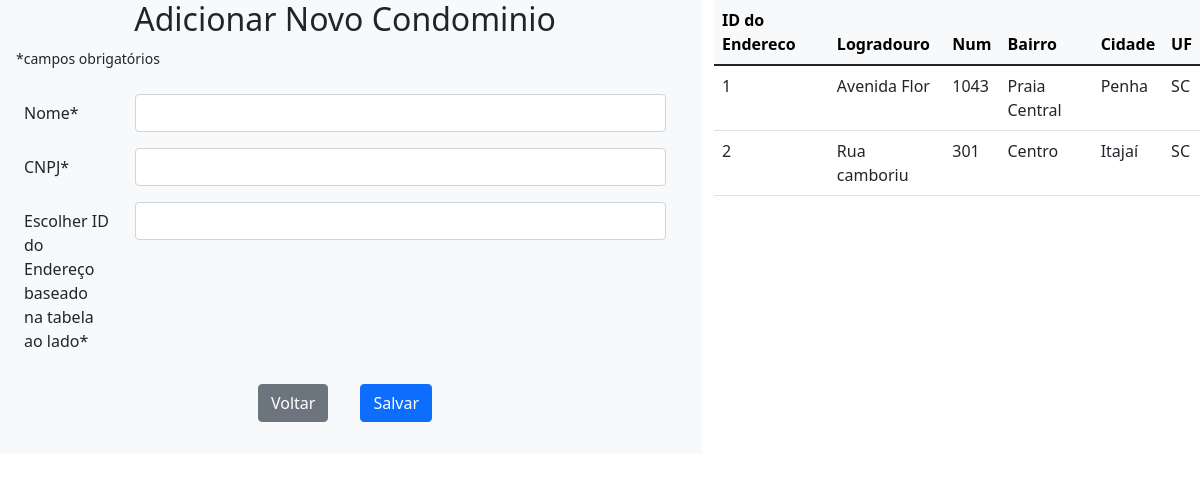
Screenshot of /T5_back/condominio/adicionar.php with the database file from the repository.
### tables this page shows
CREATE TABLE IF NOT EXISTS `Endereco` (
  `id` INT NOT NULL AUTO_INCREMENT COMMENT 'Codigo do endereço\n',
  `logradouro` VARCHAR(150) NULL COMMENT 'Rua do endereço\n',
  `numero` SMALLINT NULL COMMENT 'Numero do endereço\n',
  `bairro` VARCHAR(50) NULL COMMENT 'Bairro do endereço\n',
  `Cidade_id` INT NOT NULL COMMENT 'Código da cidade do endereço\n',
  PRIMARY KEY (`id`),
  INDEX `fk_Endereco_Cidade1_idx` (`Cidade_id` ASC) VISIBLE,
  CONSTRAINT `fk_Endereco_Cidade1`
    FOREIGN KEY (`Cidade_id`)
    REFERENCES `Cidade` (`id`)
    ON DELETE NO ACTION
    ON UPDATE NO ACTION);

CREATE TABLE IF NOT EXISTS `Cidade` (
  `id` INT NOT NULL AUTO_INCREMENT COMMENT 'Código da cidade\n',
  `nome` VARCHAR(50) NOT NULL COMMENT 'Nome da cidade\n',
  `uf` VARCHAR(2) NOT NULL COMMENT 'UF da cidade\n',
  PRIMARY KEY (`id`));

### T5_back/condominio/adicionar.php (the view, shortened to what this page needs)
<!DOCTYPE html>
<?php include('../connect.php'); ?>
<html>
<head>
    <link href="../../css/normalize.css" rel="stylesheet">
    <link href="../../css/bootstrap.min.css" rel="stylesheet">
</head>
<body>
    <div class="row">
        <div class="col-lg-7 bg-light">
                <h2 class="text-center">Adicionar Novo Condominio</h2>
                <small class="ms-3">*campos obrigatórios</small>
            <form class="m-3" action="adicionar_controller.php" method="post">
                <div class="row p-2">
                    <label class="col-2 col-form-label" for="nome">Nome*</label>
                    <div class="col-10">
                        <input class="form-control" type="text" name="nome" id="nome" required="true" maxlength="100" />
                    </div>
                </div>
                <div class="row p-2">
                    <label class="col-2 col-form-label" for="cnpj">CNPJ*</label>
                    <div class="col-10">
                        <input class="form-control" type="text" name="cnpj" id="cnpj" required="true" maxlength="18" />
                    </div>
                </div>
                <div class="row p-2">
                    <label class="col-2 col-form-label" for="senha">Escolher ID do Endereço baseado na tabela ao lado*</label>
                    <div class="col-10">
                        <input class="form-control" type="text" name="idEndereco" id="idEndereco" required="true" maxlength="10" />
                    </div>
                </div>
                <div class="d-flex justify-content-center">
                    <button class="btn btn-secondary m-3" type="button" onclick="location.href='../../index.php'">Voltar</button>
                    <button class="btn btn-primary m-3" type="submit">Salvar</button>
                </div>
            </form>
        </div>
        <div class="col-lg-5">
            <table class="table table-hover">
                <thead class="table-light">
                    <tr>
                        <th scope="col">ID do Endereco</th>
                        <th scope="col">Logradouro</th>
                        <th scope="col">Num</th>
                        <th scope="col">Bairro</th>
                        <th scope="col">Cidade</th>
                        <th scope="col">UF</th>
                    </tr>
                </thead>
                <tbody>
                    <?php
                    $sql = "SELECT endereco.id AS idEnd, endereco.logradouro, endereco.numero, endereco.bairro, cidade.nome, cidade.uf FROM endereco
            INNER JOIN cidade ON cidade.id=Endereco.Cidade_id";
                    if ($result = $mysqli->query($sql)) {
                        while ($row = $result->fetch_assoc()) {
                            echo "<tr>";
                            echo "<td>" . $row['idEnd'] . "</td>";
                            echo "<td>" . $row['logradouro'] . "</td>";
                            echo "<td>" . $row['numero'] . "</td>";
                            echo "<td>" . $row['bairro'] . "</td>";
                            echo "<td>" . $row['nome'] . "</td>";
                            echo "<td>" . $row['uf'] . "</td>";
                        }
                    }
                    ?>
                </tbody>
            </table>
        </div>
    </div>
</body>
</html>

### rows the page displays
endereco: id "1", logradouro "Avenida Flor", numero "1043", bairro "Praia Central", Cidade.nome "Penha", Cidade.uf "SC"
endereco: id "2", logradouro "Rua camboriu", numero "301", bairro "Centro", Cidade.nome "Itajaí", Cidade.uf "SC"
